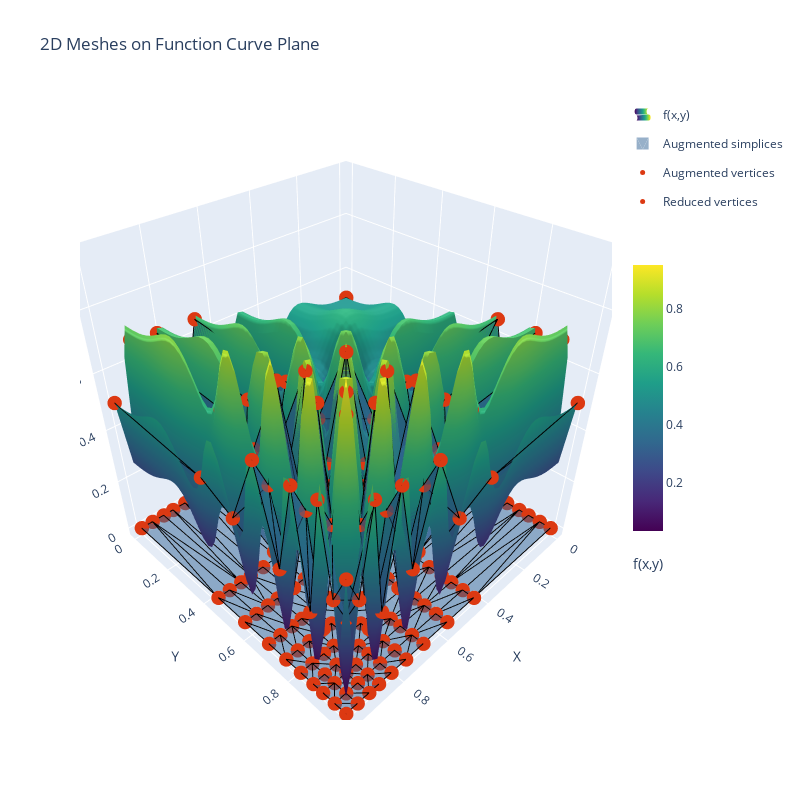

Notebook code for this chart:
### Code cell
# Create the plot
fig = plot_augmented_2d_meshes(
    custom_function_2d, asvd_arc.simplices_xy, points_2d_arc,
    color=dict(simplex=COLORS[-1], vertice=arc_color)
)
fig.show()
